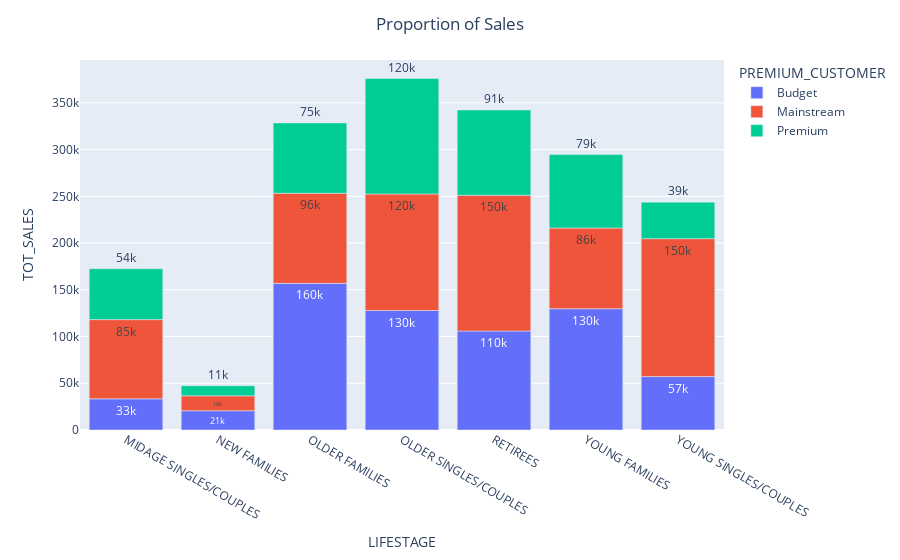

Source (notebook cell):
### Code cell
# Visualize correlation between Proportion of Customers/ total sales
fig = px.bar(df_group,df_group['LIFESTAGE'],df_group['TOT_SALES'],df_group['PREMIUM_CUSTOMER'],text=df_group['TOT_SALES'])
fig.update_traces(texttemplate='%{text:.2s}', textposition='outside')
fig.update_layout(title='Proportion of Sales',title_x=0.5)
fig.show()

### Figure 1 — Plotly figure (JSON) as saved in the notebook; plotly's stock layout.template omitted (floating-point values rounded to 4 significant figures)
{"data": [{"alignmentgroup": "True", "hovertemplate": "PREMIUM_CUSTOMER=Budget<br>LIFESTAGE=%{x}<br>TOT_SALES=%{text}<extra></extra>", "legendgroup": "Budget", "marker": {"color": "#636efa"}, "name": "Budget", "offsetgroup": "Budget", "orientation": "v", "showlegend": true, "text": [33350.0, 20610.0, 156900.0, 127800.0, 105900.0, 129700.0, 57120.0], "textposition": "outside", "texttemplate": "%{text:.2s}", "type": "bar", "x": ["MIDAGE SINGLES/COUPLES", "NEW FAMILIES", "OLDER FAMILIES", "OLDER SINGLES/COUPLES", "RETIREES", "YOUNG FAMILIES", "YOUNG SINGLES/COUPLES"], "xaxis": "x", "y": [33350.0, 20610.0, 156900.0, 127800.0, 105900.0, 129700.0, 57120.0], "yaxis": "y"}, {"alignmentgroup": "True", "hovertemplate": "PREMIUM_CUSTOMER=Mainstream<br>LIFESTAGE=%{x}<br>TOT_SALES=%{text}<extra></extra>", "legendgroup": "Mainstream", "marker": {"color": "#EF553B"}, "name": "Mainstream", "offsetgroup": "Mainstream", "orientation": "v", "showlegend": true, "text": [84730.0, 15980.0, 96410.0, 124600.0, 145200.0, 86340.0, 147600.0], "textposition": "outside", "texttemplate": "%{text:.2s}", "type": "bar", "x": ["MIDAGE SINGLES/COUPLES", "NEW FAMILIES", "OLDER FAMILIES", "OLDER SINGLES/COUPLES", "RETIREES", "YOUNG FAMILIES", "YOUNG SINGLES/COUPLES"], "xaxis": "x", "y": [84730.0, 15980.0, 96410.0, 124600.0, 145200.0, 86340.0, 147600.0], "yaxis": "y"}, {"alignmentgroup": "True", "hovertemplate": "PREMIUM_CUSTOMER=Premium<br>LIFESTAGE=%{x}<br>TOT_SALES=%{text}<extra></extra>", "legendgroup": "Premium", "marker": {"color": "#00cc96"}, "name": "Premium", "offsetgroup": "Premium", "orientation": "v", "showlegend": true, "text": [54440.0, 10760.0, 75240.0, 123500.0, 91300.0, 78570.0, 39050.0], "textposition": "outside", "texttemplate": "%{text:.2s}", "type": "bar", "x": ["MIDAGE SINGLES/COUPLES", "NEW FAMILIES", "OLDER FAMILIES", "OLDER SINGLES/COUPLES", "RETIREES", "YOUNG FAMILIES", "YOUNG SINGLES/COUPLES"], "xaxis": "x", "y": [54440.0, 10760.0, 75240.0, 123500.0, 91300.0, 78570.0, 39050.0], "yaxis": "y"}], "layout": {"barmode": "relative", "legend": {"title": {"text": "PREMIUM_CUSTOMER"}, "tracegroupgap": 0}, "margin": {"t": 60}, "title": {"text": "Proportion of Sales", "x": 0.5}, "xaxis": {"anchor": "y", "domain": [0, 1], "title": {"text": "LIFESTAGE"}}, "yaxis": {"anchor": "x", "domain": [0, 1], "title": {"text": "TOT_SALES"}}}}
